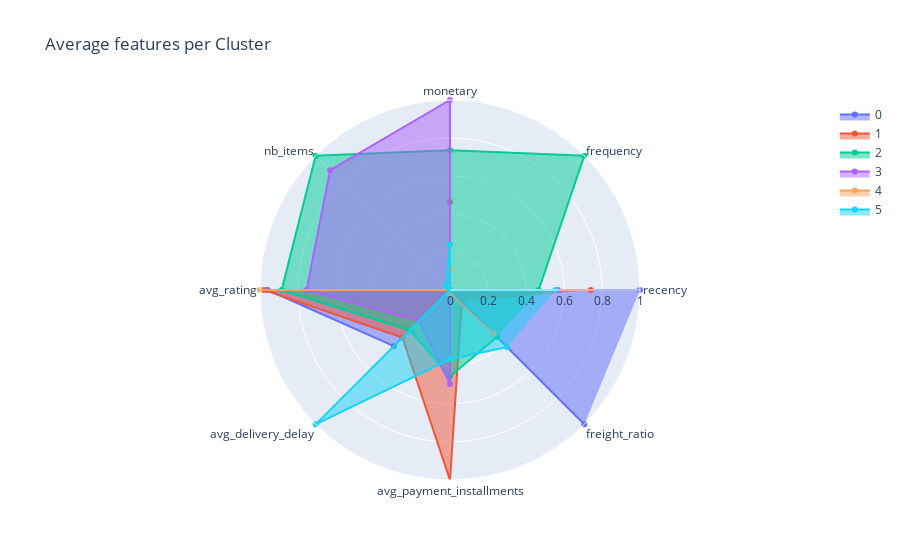

This figure's notebook cell:
### Markdown cell above
Let's analyze the importance of features in clusters:

### Code cell
# Calculate the mean for each cluster
cluster_means = rfm_df2.groupby('cluster').mean()

# Initialize the MinMaxScaler
scaler = MinMaxScaler()

# Standardize the data
scaled_features = scaler.fit_transform(cluster_means)
scaled_df = pd.DataFrame(scaled_features, columns=cluster_means.columns, index=cluster_means.index)

# Function to create a radar chart with Plotly
def plot_radar_chart_plotly(df_scaled):
    fig = go.Figure()

    # Plot each cluster's values on the radar chart
    for idx, row in df_scaled.iterrows():
        fig.add_trace(go.Scatterpolar(
            r=row.values,
            theta=row.index,
            fill='toself',
            name=idx
        ))

    # Update the layout of the plot to add titles and adjust the polar layout
    fig.update_layout(
        polar=dict(
            radialaxis=dict(
                visible=True,
                range=[0, 1]
            )),
        title='Average features per Cluster'
    )

    fig.show()

# Call the function to plot the radar chart
plot_radar_chart_plotly(scaled_df)

### Figure 1 — Plotly figure (JSON) as saved in the notebook; plotly's stock layout.template omitted (floating-point values rounded to 4 significant figures)
{"data": [{"fill": "toself", "name": "0", "r": [1.0, 0, 0, 0.0007641, 0.9591, 0.4178, 0, 1.0], "theta": ["recency", "frequency", "monetary", "nb_items", "avg_rating", "avg_delivery_delay", "avg_payment_installments", "freight_ratio"], "type": "scatterpolar"}, {"fill": "toself", "name": "1", "r": [0.7409, 0, 0.4633, 0, 0.9777, 0.3543, 1.0, 0.08802], "theta": ["recency", "frequency", "monetary", "nb_items", "avg_rating", "avg_delivery_delay", "avg_payment_installments", "freight_ratio"], "type": "scatterpolar"}, {"fill": "toself", "name": "2", "r": [0.4666, 1, 0.7358, 1, 0.8865, 0.2993, 0.4549, 0.3503], "theta": ["recency", "frequency", "monetary", "nb_items", "avg_rating", "avg_delivery_delay", "avg_payment_installments", "freight_ratio"], "type": "scatterpolar"}, {"fill": "toself", "name": "3", "r": [0.5679, 0, 1, 0.8919, 0.7546, 0.2297, 0.4951, 0], "theta": ["recency", "frequency", "monetary", "nb_items", "avg_rating", "avg_delivery_delay", "avg_payment_installments", "freight_ratio"], "type": "scatterpolar"}, {"fill": "toself", "name": "4", "r": [0, 0, 0.1079, 0.00127, 1, 0, 0.02252, 0.3254], "theta": ["recency", "frequency", "monetary", "nb_items", "avg_rating", "avg_delivery_delay", "avg_payment_installments", "freight_ratio"], "type": "scatterpolar"}, {"fill": "toself", "name": "5", "r": [0.5551, 0, 0.2389, 0.03119, 0, 1, 0.3644, 0.4248], "theta": ["recency", "frequency", "monetary", "nb_items", "avg_rating", "avg_delivery_delay", "avg_payment_installments", "freight_ratio"], "type": "scatterpolar"}], "layout": {"polar": {"radialaxis": {"range": [0, 1], "visible": true}}, "title": {"text": "Average features per Cluster"}}}
